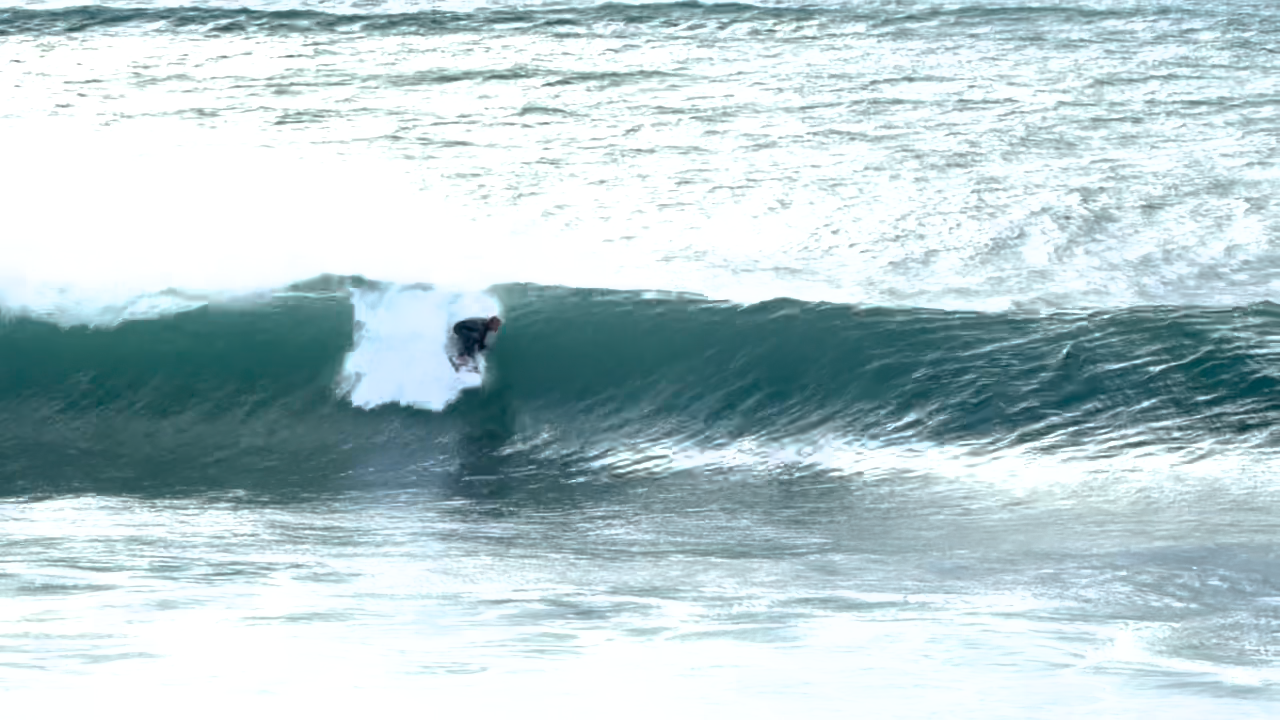
#> input picture frame 30 of TestVid05.mp4, 1280 x 720 px, given in place of the camera
$ python CombiningGphoto2AndOpencv.py
#> lines starting #> are read from the running program, lines starting #| are printed output that depends on the picture
#> further down, frame is the input picture: shape (720, 1280, 3); mean B, G, R 207.9, 204.1, 184.1
import cv2
import subprocess
from datetime import datetime

# -----------------------------
# Utility: run terminal command
# -----------------------------
# [22 lines left out: functions run_cmd, take_photo, autofocus, not called in this run]

def release_focus():
    command = ["gphoto2", "--set-config", "eosremoterelease=Release Half"]
    run_cmd(command)

# [65 lines left out: functions set_iso, try_start_camera_video, try_stop_camera_video, save_hdmi_frame, start_hdmi_recording, not called in this run]

def draw_overlay(frame, hdmi_recording, hdmi_filename, camera_recording):
#> called with hdmi_recording = False, camera_recording = False
    status_lines = [
        "q = quit",
        "s = save HDMI frame",
        "p = take photo via USB",
        "a = autofocus half-press",
        "d = release half-press",
        "i = ISO 100",
        "v = start/stop HDMI recording",
        "c = start/stop internal camera recording",
    ]

    y = 30
    for line in status_lines:
        cv2.putText(frame, line, (20, y), cv2.FONT_HERSHEY_SIMPLEX, 0.6, (0, 255, 0), 2)
        y += 28
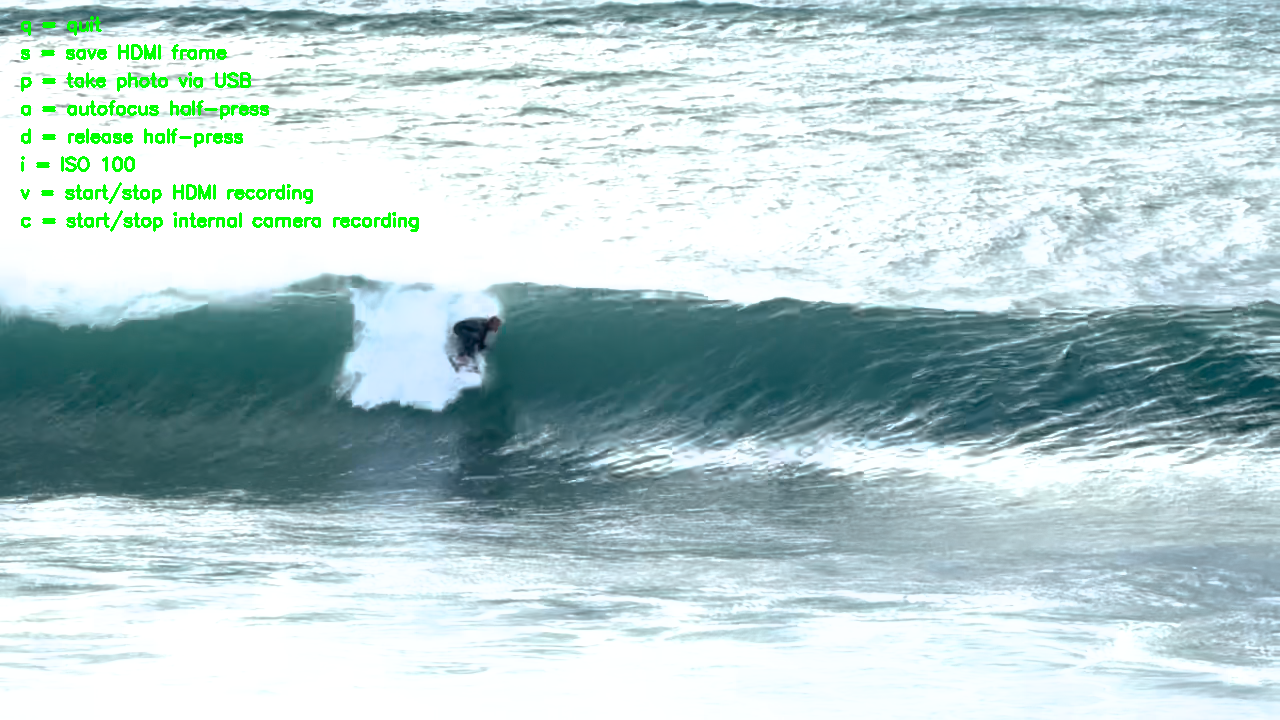
#> frame: shape (720, 1280, 3); mean B, G, R 205, 204.2, 181.2
#> after the loop, y = 254

    hdmi_text = "HDMI REC: ON" if hdmi_recording else "HDMI REC: OFF"
    cam_text = "CAM REC: ON" if camera_recording else "CAM REC: OFF"

    cv2.putText(frame, hdmi_text, (20, y + 10), cv2.FONT_HERSHEY_SIMPLEX, 0.7, (0, 0, 255) if hdmi_recording else (200, 200, 200), 2)
    cv2.putText(frame, cam_text, (20, y + 40), cv2.FONT_HERSHEY_SIMPLEX, 0.7, (0, 0, 255) if camera_recording else (200, 200, 200), 2)
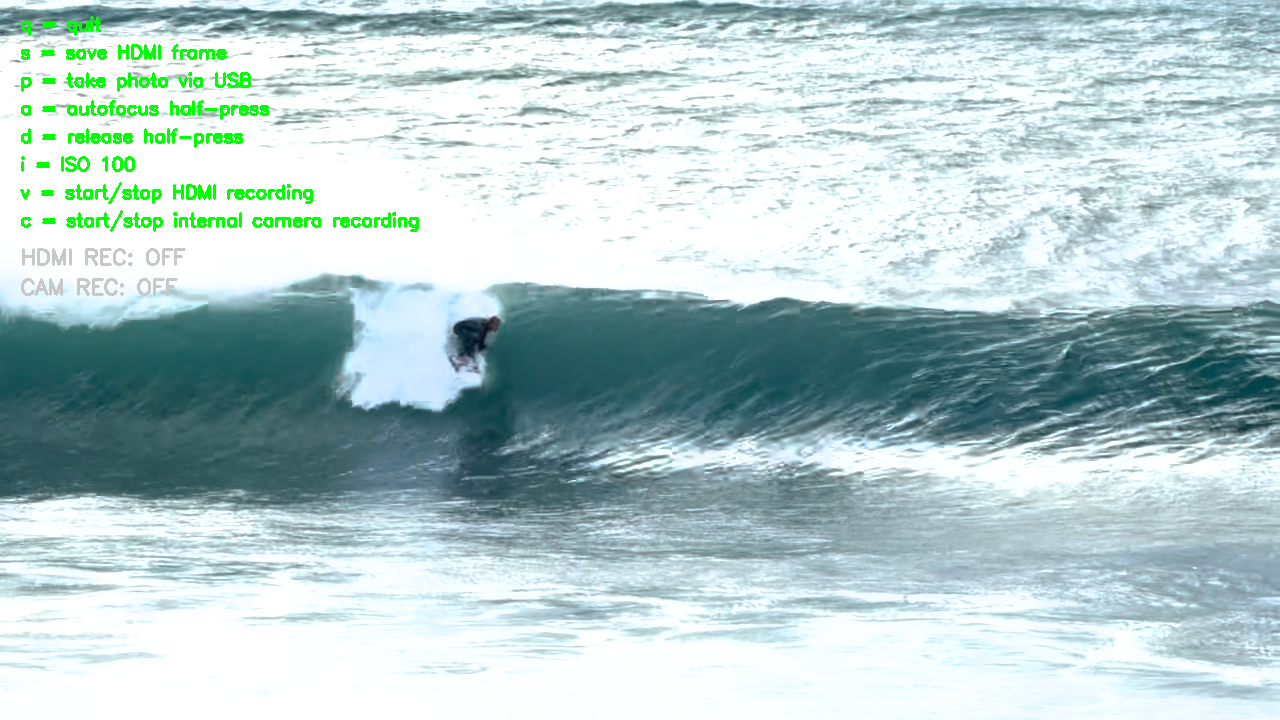
#> frame: shape (720, 1280, 3); mean B, G, R 204.9, 204.1, 181.1

    if hdmi_filename:
        cv2.putText(frame, hdmi_filename, (20, y + 75), cv2.FONT_HERSHEY_SIMPLEX, 0.5, (255, 255, 0), 1)

# -----------------------------
# Main
# -----------------------------
cap = cv2.VideoCapture(0)

if not cap.isOpened():
    print("Could not open capture card video feed.")
    raise SystemExit

# Optional: try to set desired resolution/FPS
cap.set(cv2.CAP_PROP_FRAME_WIDTH, 1920)
cap.set(cv2.CAP_PROP_FRAME_HEIGHT, 1080)
cap.set(cv2.CAP_PROP_FPS, 30)

video_writer = None
video_filename = None
hdmi_recording = False
camera_recording = False

print("Controls:")
print("  q = quit")
print("  s = save HDMI frame")
print("  p = take DSLR photo via USB/gphoto2")
print("  a = autofocus / half press")
print("  d = release half press")
print("  i = set ISO 100")
print("  v = start/stop HDMI recording to MP4")
print("  c = try start/stop internal camera recording")

while True:
    ret, frame = cap.read()
    if not ret:
        print("Failed to read frame from capture card.")
        break

    # Write frame to HDMI video file if recording
    if hdmi_recording and video_writer is not None:
        video_writer.write(frame)

    display_frame = frame.copy()
    draw_overlay(display_frame, hdmi_recording, video_filename, camera_recording)
    cv2.imshow("Canon HDMI Feed", display_frame)

    key = cv2.waitKey(1) & 0xFF
#> (key q is pressed here)

    if key == ord('q'):
        break

    elif key == ord('s'):
        save_hdmi_frame(frame)

    elif key == ord('p'):
        take_photo()

    elif key == ord('a'):
        autofocus()

    elif key == ord('d'):
        release_focus()

    elif key == ord('i'):
        set_iso("100")

    elif key == ord('v'):
        if not hdmi_recording:
            frame_height, frame_width = frame.shape[:2]
            video_writer, video_filename = start_hdmi_recording(frame_width, frame_height, fps=30)
            if video_writer is not None:
                hdmi_recording = True
        else:
            hdmi_recording = False
            if video_writer is not None:
                video_writer.release()
                video_writer = None
                print(f"Stopped HDMI recording: {video_filename}")
                video_filename = None

    elif key == ord('c'):
        if not camera_recording:
            camera_recording = try_start_camera_video()
        else:
            stopped = try_stop_camera_video()
            if stopped:
                camera_recording = False

cap.release()

if video_writer is not None:
    video_writer.release()

cv2.destroyAllWindows()

$ run again, starting later in the video
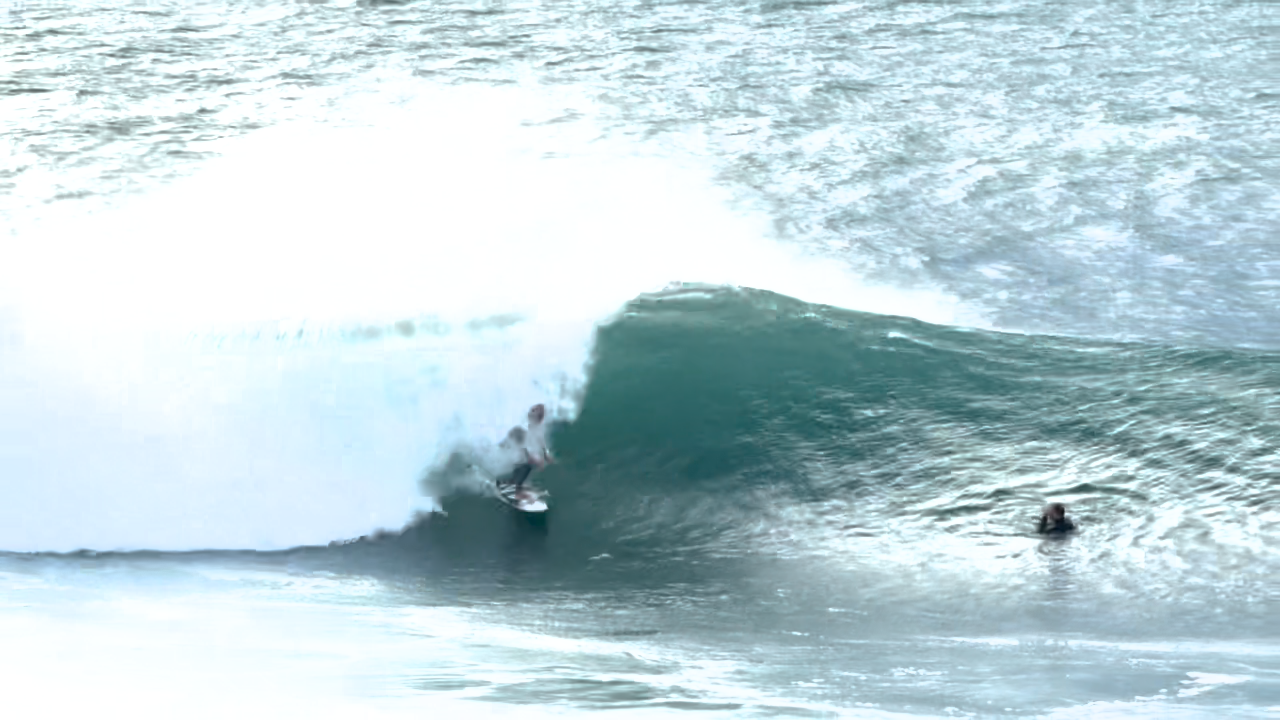
#> input picture frame 137 of TestVid05.mp4, 1280 x 720 px, given in place of the camera
#> frame is the input picture: shape (720, 1280, 3); mean B, G, R 218.9, 213.2, 191.8
#> after the loop in draw_overlay, `for line in status_lines:`:
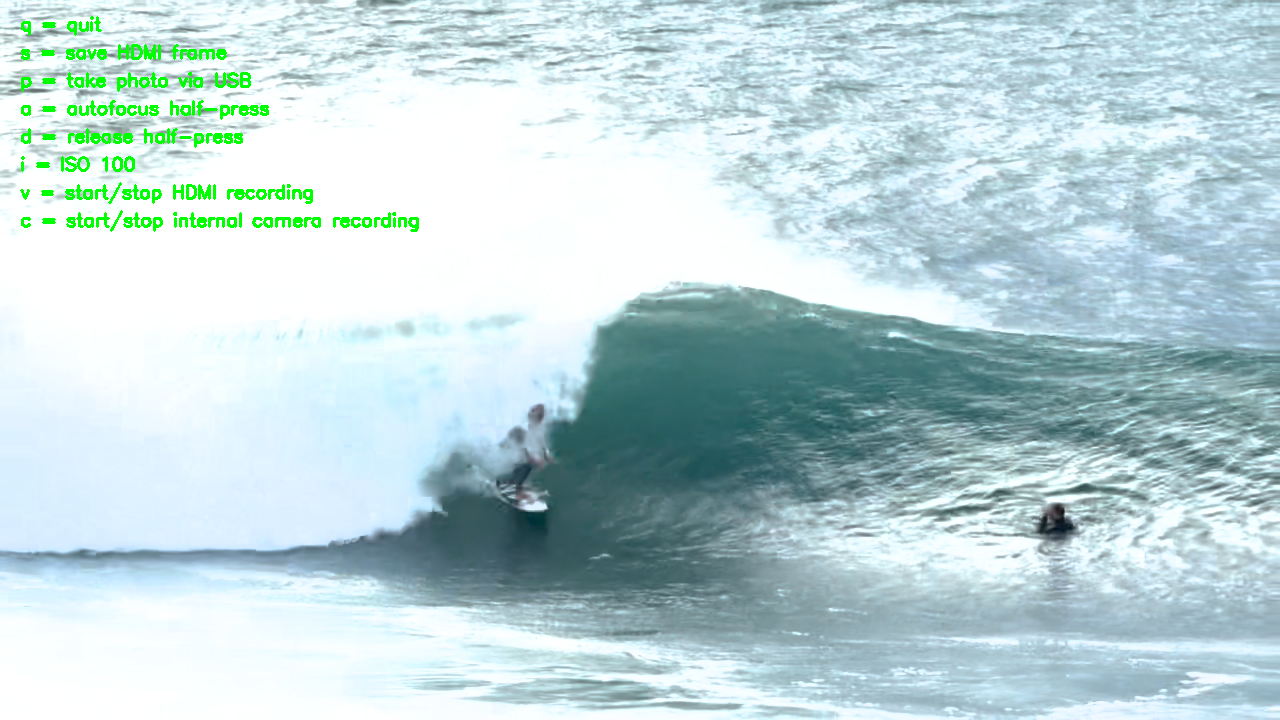
#> frame: shape (720, 1280, 3); mean B, G, R 216, 213.3, 189
#> after the loop in draw_overlay, `for line in status_lines:`: y = 254
#> in draw_overlay, `cv2.putText(frame, cam_text, (20, y + 40), cv2.FONT_HERSHEY_SIMPLEX, 0..`:
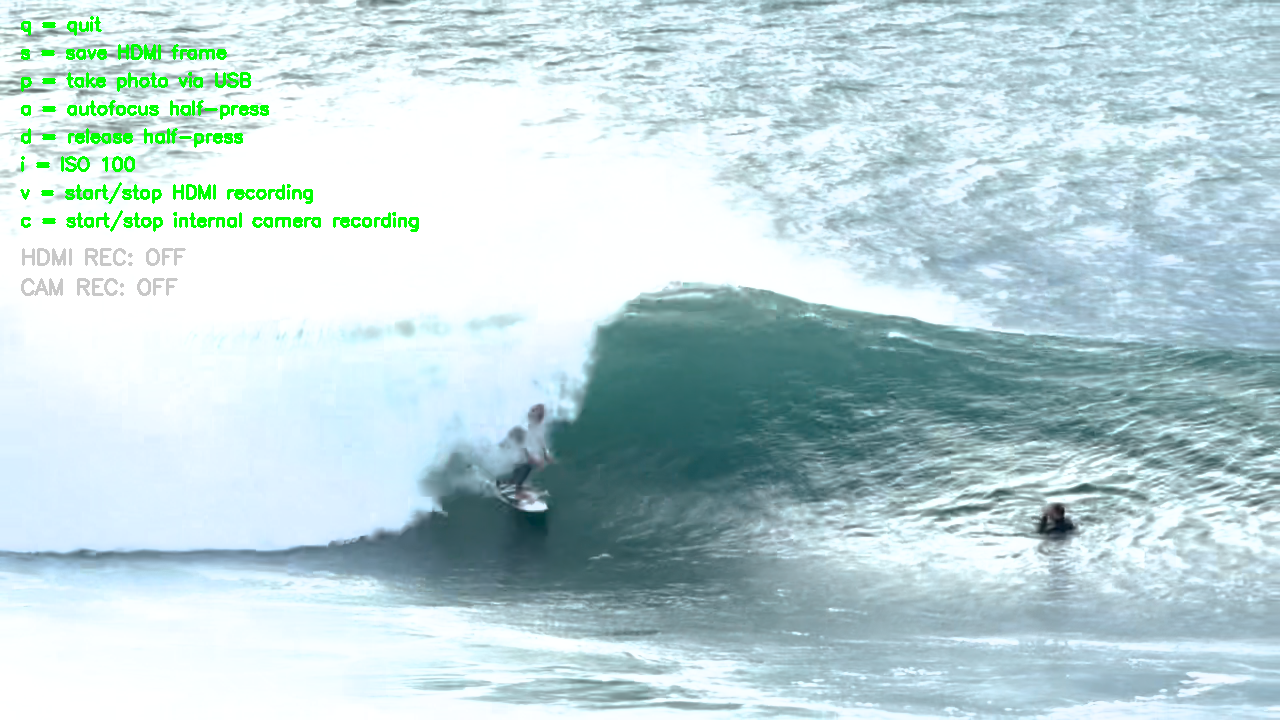
#> frame: shape (720, 1280, 3); mean B, G, R 215.9, 213.2, 188.9

$ run again, starting later in the video
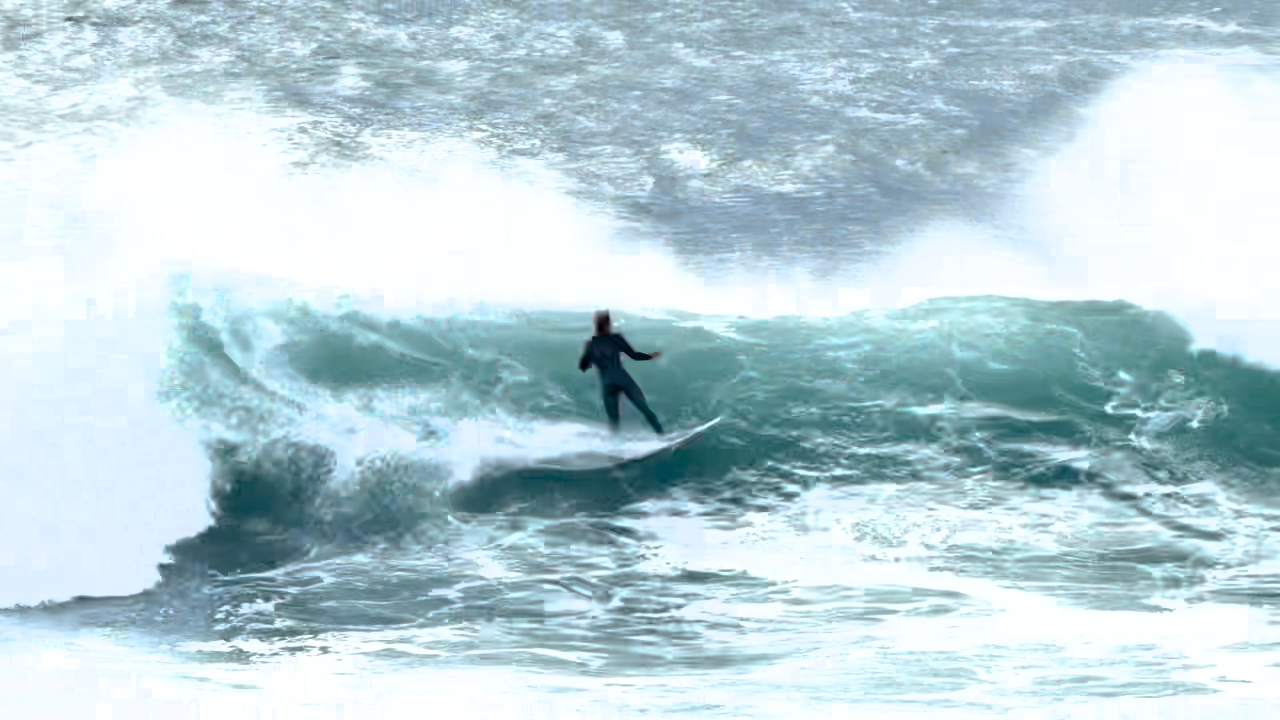
#> input picture frame 244 of TestVid05.mp4, 1280 x 720 px, given in place of the camera
#> frame is the input picture: shape (720, 1280, 3); mean B, G, R 216.6, 209.2, 184.8
#> after the loop in draw_overlay, `for line in status_lines:`:
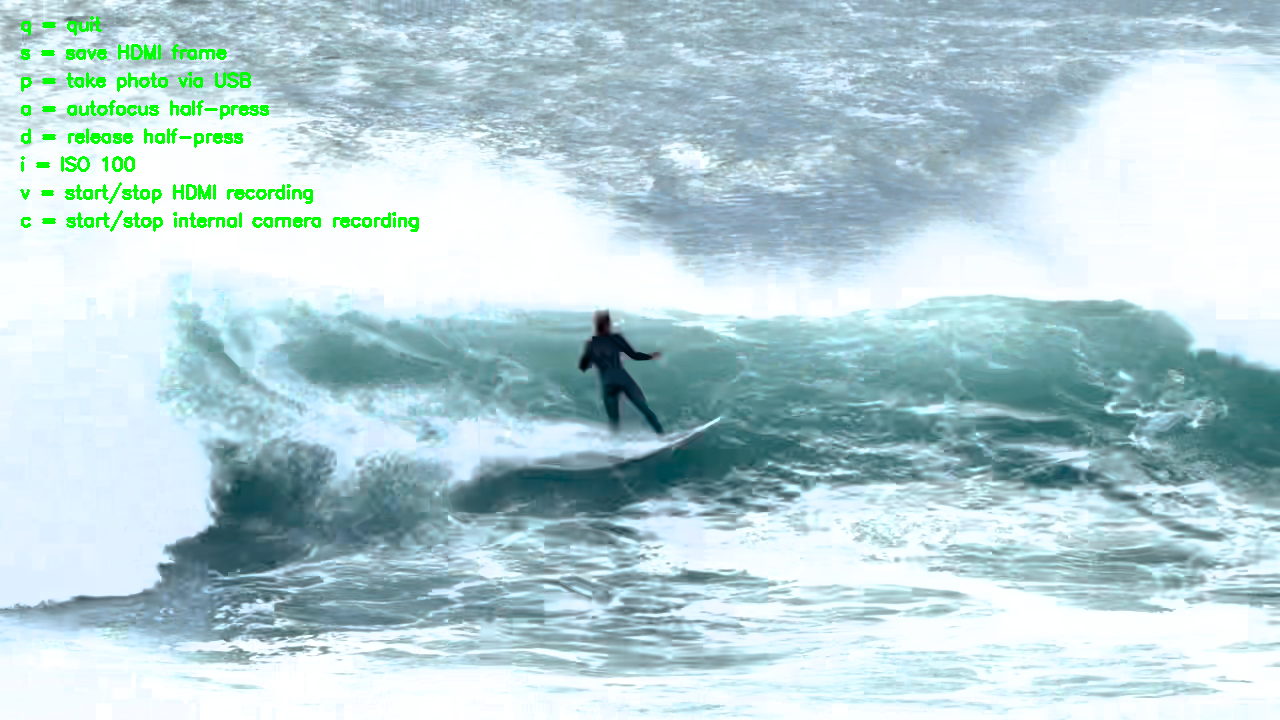
#> frame: shape (720, 1280, 3); mean B, G, R 213.7, 209.3, 182.1
#> after the loop in draw_overlay, `for line in status_lines:`: y = 254
#> in draw_overlay, `cv2.putText(frame, cam_text, (20, y + 40), cv2.FONT_HERSHEY_SIMPLEX, 0..`:
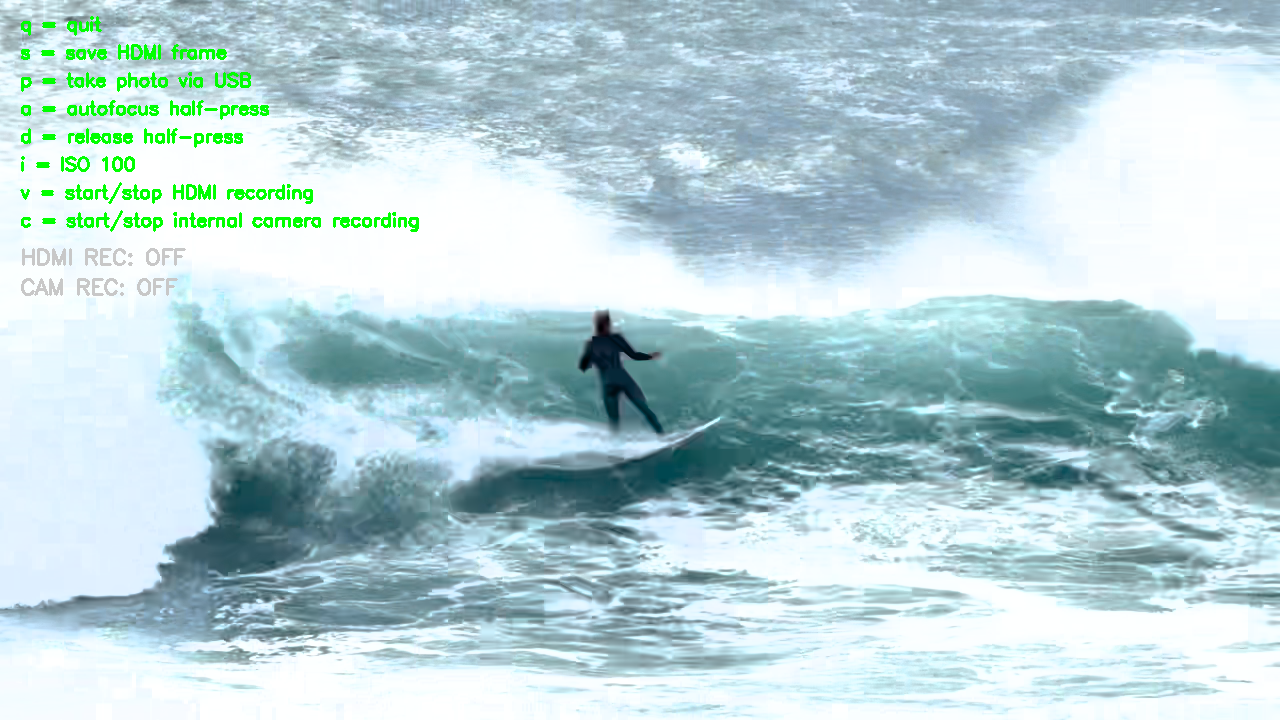
#> frame: shape (720, 1280, 3); mean B, G, R 213.6, 209.2, 181.9
